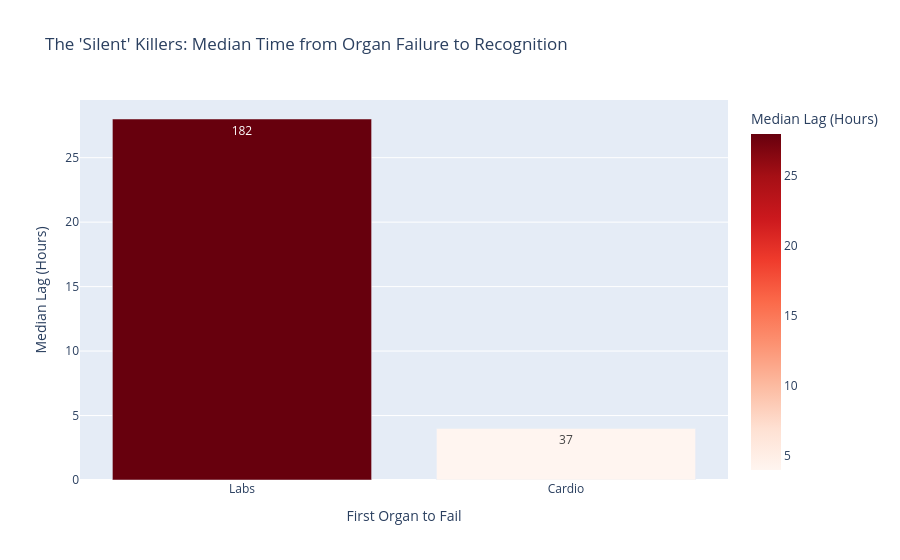

This figure's notebook cell:
### Markdown cell above
# Conclusion
1) NPOA-3 takes longer time to be detected that NPOA-2 which confirms the hypothesis that sepsis is missed in earlier cases<br>
"We have identified a specific window of missed opportunity. Our data shows that 'Moderate' sepsis (NPOA-2) is detected with a median lag of 16 hours. However, 'Severe' sepsis (NPOA-3) has a median lag of 30 hours. This 14-hour delay strongly suggests that NPOA-3 is not a baseline state, but a consequence of failure to rescue NPOA-2 patients in time.
# Questions
1) What kind of failures takes the longest time to detect?
2) What are the diagnosis, Chief Complaint, and demographics of the patients who takes significantly longer to detect their sepsis? Are they unique?
3)

### Code cell
import polars as pl
import plotly.express as px

# 1. AGGREGATE LAG TIME BY ORGAN SYSTEM
# We look at Median Lag because outliers (extreme delays) skew the mean.
df_silent_failure = (
    pl.from_pandas(df_npoa_gap)
    .group_by("First_Organ_Failed")
    .agg([
        pl.count().alias("Count"),
        pl.col("Hours_Lag_Organ_Failure_to_Action").median().alias("Median_Lag_Hours"),
        pl.col("Hours_Lag_Organ_Failure_to_Action").mean().alias("Mean_Lag_Hours")
    ])
    .sort("Median_Lag_Hours", descending=True)
    .to_pandas()
)

# 2. VISUALIZE THE "HIERARCHY OF SILENCE"
print("Lag Time by First Organ Failure:")
print(df_silent_failure)

fig_organ_lag = px.bar(
    df_silent_failure,
    x="First_Organ_Failed",
    y="Median_Lag_Hours",
    color="Median_Lag_Hours",
    text="Count", # Show how many patients had this failure
    title="The 'Silent' Killers: Median Time from Organ Failure to Recognition",
    labels={"Median_Lag_Hours": "Median Lag (Hours)", "First_Organ_Failed": "First Organ to Fail"},
    color_continuous_scale="Reds"
)
fig_organ_lag.show()

### Figure 1 — Plotly figure (JSON) as saved in the notebook; plotly's stock layout.template omitted (floating-point values rounded to 4 significant figures)
{"data": [{"alignmentgroup": "True", "hovertemplate": "First Organ to Fail=%{x}<br>Median Lag (Hours)=%{marker.color}<br>Count=%{text}<extra></extra>", "legendgroup": "", "marker": {"color": [28, 4], "coloraxis": "coloraxis", "pattern": {"shape": ""}}, "name": "", "offsetgroup": "", "orientation": "v", "showlegend": false, "text": [182, 37], "textposition": "auto", "type": "bar", "x": ["Labs", "Cardio"], "xaxis": "x", "y": [28, 4], "yaxis": "y"}], "layout": {"autosize": true, "barmode": "relative", "coloraxis": {"colorbar": {"title": {"text": "Median Lag (Hours)"}}, "colorscale": [[0, "rgb(255,245,240)"], [0.125, "rgb(254,224,210)"], [0.25, "rgb(252,187,161)"], [0.375, "rgb(252,146,114)"], [0.5, "rgb(251,106,74)"], [0.625, "rgb(239,59,44)"], [0.75, "rgb(203,24,29)"], [0.875, "rgb(165,15,21)"], [1, "rgb(103,0,13)"]]}, "legend": {"tracegroupgap": 0}, "title": {"text": "The 'Silent' Killers: Median Time from Organ Failure to Recognition"}, "xaxis": {"anchor": "y", "autorange": true, "domain": [0, 1], "range": [-0.5, 1.5], "title": {"text": "First Organ to Fail"}, "type": "category"}, "yaxis": {"anchor": "x", "autorange": true, "domain": [0, 1], "range": [0, 29.47], "title": {"text": "Median Lag (Hours)"}, "type": "linear"}}}
